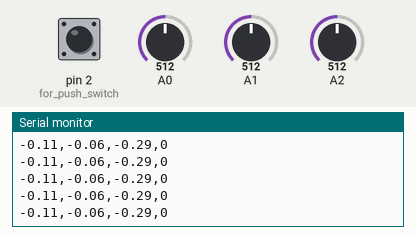
A sketch run on a simulated Arduino Uno, built with avr-gcc and run on an emulated ATmega328P. Shown: the last lines printed to the serial monitor. The inputs (shaded band) are chosen by the test bench; at power-on: A0 = 512, pin 2 (for_push_switch) HIGH, A1 = 512, A2 = 512.

Above: at 7.2 s.
7.3 s: A0 set to 581
At 8.3 s:
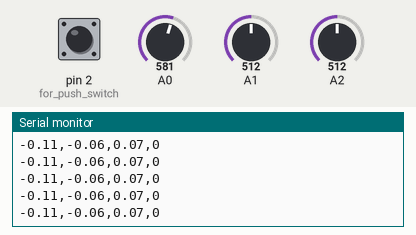
8.8 s: A0 set to 552
At 9.3 s:
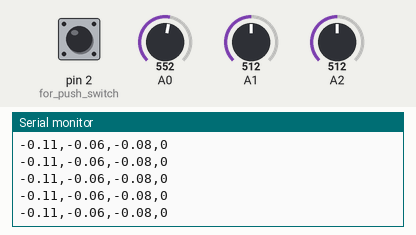
Timing chart, 0 to 11.8 s (numbered marks = the images above; inputs shaded):
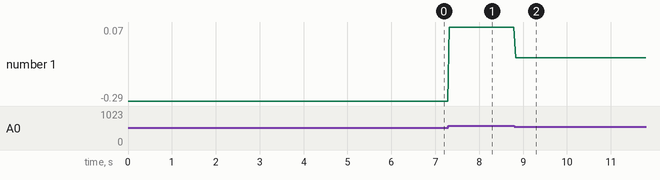

The sketch:

AnalogReporter.ino
```cpp
// AnalogReporter --- A simple sample which reports accelerometer values to PC
// written by Yoshihiro OHMI <ohmi@rsch.tuis.ac.jp>

int X0G=534, Y0G=525, Z0G=568; //0Gのセンサ値
int X1G=743, Y1G=746, Z1G=762; //1Gのセンサ値

void setup() {
  pinMode(2, INPUT); // for push switch
  digitalWrite(2, HIGH); // pull up
  Serial.begin(38400);
}

void loop() {
  int ax = analogRead(A1);
  int ay = analogRead(A2);
  int az = analogRead(A0);
  int sw = 1-digitalRead(2);
  float gx = float(ax-X0G)/(X1G-X0G);
  float gy = float(ay-Y0G)/(Y1G-Y0G);
  float gz = float(az-Z0G)/(Z1G-Z0G);
  // output format "AX,AY,AZ,SW"
  Serial.print(gx,2);
  Serial.print(",");
  Serial.print(gy,2);
  Serial.print(",");
  Serial.print(gz,2);
  Serial.print(",");
  Serial.print(sw);
  Serial.println();
  Serial.flush();
  delay(1000/30);
}
```

Measured:
- after the input at 7.3 s, the serial monitor: prints a new line at once (image 1)
- after the input at 8.8 s, the serial monitor: prints a new line at once (image 2)
- plotted number 1: -0.29 → 0.07 after the input at 7.3 s, 0.07 → -0.08 after the input at 8.8 s
